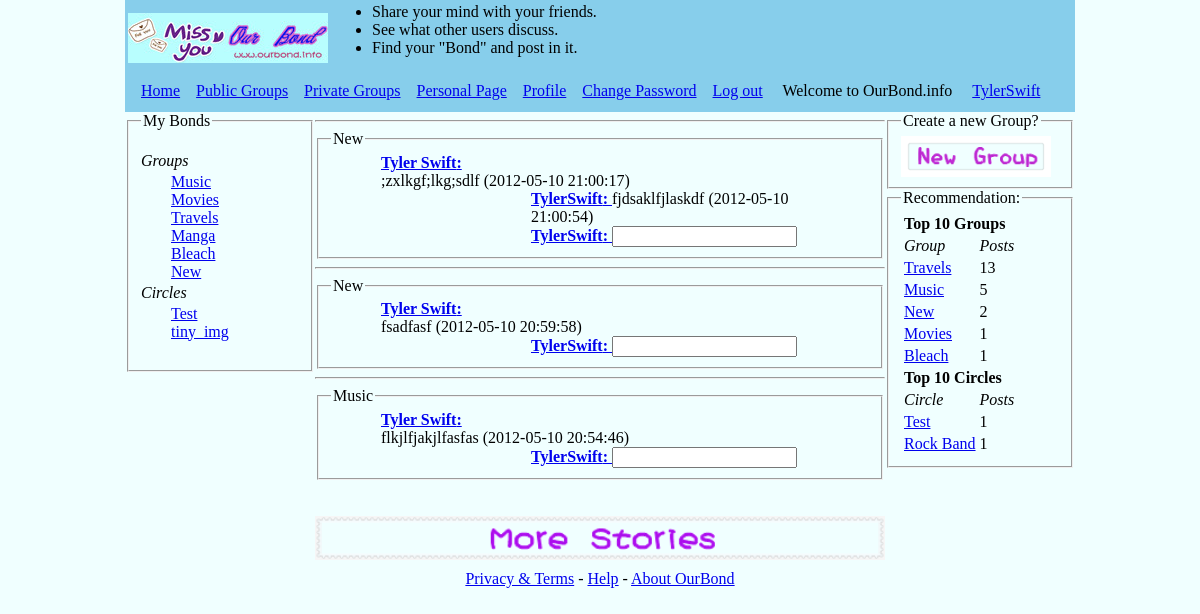
Page /bz/member.php (signed in) on the committed database.
### tables this page shows
CREATE TABLE IF NOT EXISTS `bond` (
  `ID_BOND` int(11) NOT NULL AUTO_INCREMENT,
  `BOND_NAME` varchar(20) NOT NULL DEFAULT 'New Group',
  `ISPUBLIC` int(1) NOT NULL DEFAULT '1',
  `FOUND_DATE` datetime NOT NULL,
  `FOUNDER_ID` int(11) NOT NULL,
  `bond_pic` varchar(60) NOT NULL DEFAULT 'bond_pics/default_bond.jpg',
  `post_number` int(11) NOT NULL DEFAULT '0',
  PRIMARY KEY (`ID_BOND`),
  UNIQUE KEY `BOND_NAME` (`BOND_NAME`),
  KEY `FOUNDER_ID` (`FOUNDER_ID`)
);

CREATE TABLE IF NOT EXISTS `post` (
  `ID_POST` int(11) NOT NULL AUTO_INCREMENT,
  `CONTENT` varchar(1000) DEFAULT NULL,
  `ALLOW_COMMENT` int(1) NOT NULL DEFAULT '1' COMMENT '1 true; 0 false',
  `ID_BOND` int(11) NOT NULL,
  `ID_USER` int(11) NOT NULL,
  `POST_DATE` datetime NOT NULL,
  `nice` int(11) NOT NULL DEFAULT '0',
  `ugly` int(11) NOT NULL DEFAULT '0',
  `pic` varchar(60) NOT NULL DEFAULT 'img/default_p.jpg',
  PRIMARY KEY (`ID_POST`),
  KEY `ID_BOND` (`ID_BOND`),
  KEY `ID_USER` (`ID_USER`)
);

CREATE TABLE IF NOT EXISTS `comment` (
  `ID_COMMENT` int(11) NOT NULL AUTO_INCREMENT,
  `POST_CONTENT` varchar(1000) DEFAULT NULL,
  `ID_POST` int(11) NOT NULL,
  `ID_USER` int(11) NOT NULL,
  `COMMENT_DATE` datetime NOT NULL,
  `good` int(11) NOT NULL DEFAULT '0',
  `bad` int(11) NOT NULL DEFAULT '0',
  PRIMARY KEY (`ID_COMMENT`),
  KEY `ID_POST` (`ID_POST`),
  KEY `ID_USER` (`ID_USER`)
);

### bz/db_fns.php (called while the page is built, shortened)
<?php
require_once 'databaseClass.php';
function get_groups($user_id, $ispublic){
	$db = new database();
	$db->connect();
	$sql ="select bond.id_bond, bond.bond_name\n"
    . "from bond, user_bond\n"
    . "where (bond.id_bond = user_bond.id_bond) and (user_bond.status = 1) and (user_bond.id_user = ".$user_id.") and "
    . "(bond.ispublic = ".$ispublic.") LIMIT 0, 90 ";
	$db->send_sql($sql);
	$num = mysql_num_rows($db->res);
	if (!$num) {
		$db->disconnect();
		unset($db);
		throw new Exception("You have not been in any Groups.");
	}
	else{
		$tempres=$db->res;
		$groups = Array();
		$i=0;
		while($row = mysql_fetch_row($tempres)){
			$groups[$i][0] = $row[0];
			$groups[$i][1] = $row[1];
			$i++;
		}
	}
	return $groups;
}
function get_posts($user_id, $start, $end){
	$db = new database();
	$db->connect();
	$sql = "select post.id_post, post.content, post.allow_comment, post.post_date, bond.bond_name, user.firstname, user.lastname, post.id_user\n"
    . "from bond, user_bond, post, user\n"
    . "where (post.id_user = user.id_user)\n"
    . " and (bond.id_bond = user_bond.id_bond)\n"
    . " and (user_bond.id_user = ".$user_id.")\n"
    . " and (user_bond.id_bond = post.id_bond)\n"
    . " order by post.post_date desc\n"
    . "	limit ".$start.",".$end."";
	$db->send_sql($sql);
	$num = mysql_num_rows($db->res);
	if (!$num) {
		$db->disconnect();
		unset($db);
		throw new Exception("None of your groups have any posts.");
	}
	else{
		$tempres=$db->res;
		$posts = Array();
		$i=0;
		while($row = mysql_fetch_row($tempres)){
			$posts[$i][0] = $row[0];
			$posts[$i][1] = $row[1];
			$posts[$i][2] = $row[2];
			$posts[$i][3] = $row[3];
			$posts[$i][4] = $row[4];
			$posts[$i][5] = $row[5]." ".$row[6];
			$posts[$i][6] = $row[7];
			$i++;
		}
	}
	return $posts;
}
function get_comments($post_id){
	$db = new database();
	$db->connect();
	$sql = "SELECT comment.POST_CONTENT, comment.ID_USER, comment.COMMENT_DATE, user.firstname, user.lastname\n"
    . "FROM `comment`, `user`\n"
    . "WHERE (comment.id_user = user.id_user)\n"
    . "and (`ID_POST` = ".$post_id.")\n"
    . " ORDER BY `COMMENT_DATE`\n"
    . " DESC LIMIT 0, 7";
	$db->send_sql($sql);
	$num = mysql_num_rows($db->res);
	if (!$num) {
		throw new Exception("This post does not have any comments.");
	}
	else{
		$tempres=$db->res;
		$comments = Array();
		$i=0;
		while($row = mysql_fetch_row($tempres)){
			$comments[$i][0] = $row[0];
			$comments[$i][1] = $row[1];
			$comments[$i][2] = $row[2];
			$comments[$i][3] = $row[3].$row[4];
			$i++;
		}
	}
	return $comments;
}
function get_recommendations($ispublic){
	$db = new database();
	$db->connect();
	$sql ="select bond.id_bond, bond.bond_name, count(*)\n"
    . "from post, bond\n"
    . "where post.id_bond = bond.id_bond\n"
    . "and bond.ispublic =".$ispublic."\n"
    . "group by post.id_bond\n"
    . "order by count(*)\n"
    . "desc\n"
    . "limit 0, 10";
	$db->send_sql($sql);
	$num = mysql_num_rows($db->res);
	if (!$num) {
		$db->disconnect();
		unset($db);
		throw new Exception("The database has no bonds.");
	}
	else{
		$tempres=$db->res;
		$groups = Array();
		$i=0;
		while($row = mysql_fetch_row($tempres)){
			$groups[$i][0] = $row[0];
			$groups[$i][1] = $row[1];
			$groups[$i][2] = $row[2];
			$i++;
		}
	}
	return $groups;
}
?>

### bz/databaseClass.php (called while the page is built, shortened)
<?PHP
	class database
	{
		public $link;
		public $res;
		private $host=HOST;
		private $user=USER;
		private $pass=PASS;
		public function connect()
		{
			if(isset($this->link)){
				$this->disconnect();
				$this->connect();
			}
			else
			{
				try{
					if (!$this->link=mysql_connect($this->host, $this->user, $this->pass))
						throw new Exception("Cannot Connect to ".$this->host);
				}catch (Exception $e){
					echo $e->getMessage()."<BR>";
					echo mysql_error()."<BR>";
					exit;
				}
			}
		}
		public function send_sql($sql) {
			try {
				if (! $this->res = mysql_query($sql, $this->link)){
					throw new Exception("Could not send query");
				}
			} catch (Exception $e)
			{
				echo $e->getMessage()."<BR>";
				echo mysql_error()."<BR>";
				exit;
			}
			return $this->res;
		}
	}
?>

### bz/output_fns.php (the view, shortened to what this page needs)
<?php
function do_html_header($title){
?>
<html>
<head>
	<link id="css" href="css/html.css" rel="stylesheet" type="text/css"/>
</head>
<body onload="move()">
	<div id="header" class="header">
		<table>
			<tr>
				<td align="left">
					<img src="img/logo.jpg" alt="OurBond Logo"/>
				</td>
				<td>
					<ul>
						<li>Share your mind with your friends.</li>
						<li>See what other users discuss.</li>
						<li>Find your "Bond" and post in it.</li>
					</ul>
				</td>
			</tr>
		</table>
	</div>
	<div id="main">
<?php
}
?>
<?php
function do_html_footer(){
?>
	</div>
	<div id="footer">
		<a href="#">Privacy &amp; Terms</a> -
		<a href="#">Help</a> -
		<a href="#">About OurBond</a>
	</div>
</body>
</html>
<?php
}
function do_member_item_h($bond_name, $username, $post_content, $post_time, $post_count, $user_id){
?>
<hr/>
<div id="member_item">
	<fieldset id="member_item_bond">
	<legend id="member_item_bond_name">
		<?php
			echo $bond_name;
		?>
	</legend>
	<div id="member_post">
			<label class="item_username" for="post_content">
			<a href="profile.php?uid=<?php echo $user_id;?>"><?php echo "<b>".$username.": </b>";?></a>
			</label>
			<div id="post_content">
				<?php
				echo $post_content." (".$post_time.")";
				?>
			</div>
	</div>
	<div id="2<?php echo $post_count;?>">
<?php
}
function do_member_item_m($username, $comment_content, $comment_time, $comment_user_id){
?>
		<div id="member_comment">
			<a href="profile.php?uid=<?php echo $comment_user_id;?>"><?php echo "<b>".$username.": </b>";?></a>
				<?php echo $comment_content." (".$comment_time.")";?>
		</div>
<?php
}
function do_member_item_f($user_id, $username, $post_id, $post_count){
?>
	</div>
	<div id="member_new_comment">
		<label id="new_comment_username" for="member_comment_input">
			<a href="profile.php?uid=<?php echo $_SESSION['valid_user'];?>"><?php echo "<b>".$username.": </b>";?></a>
		</label>
		<input type="text" id="1<?php echo $post_count;?>" name="member_comment_input"
		onkeydown="sendComment(<?php echo $user_id?>,1<?php echo $post_count?>, <?php echo $post_id?>, 2<?php echo $post_count?>)"/>
	</div>
	</fieldset>
</div>
<?php
}
function do_member_group_h(){
?>
<div id="member_bonds">
<fieldset>
	<legend>
		My Bonds
	</legend>
	<ul id="bonds_menu">
	<li class="bonds_item">
		<i>Groups</i>
		<ul id="bonds_groups" class="bonds_options">
<?php
}
function do_member_group_m1($group_id, $group_name){
?>
			<li>
				<?php
					echo "<a href=\"#\" onmouseover=\"show()\" onclick=\"toGroup(".$group_id.")\">".$group_name."</a>";
				?>
			</li>
<?php
}
function do_member_group_m(){
?>
		</ul>
	</li>
	<li class="item">
		<i>Circles</i>
		<ul id="bonds_circles" class="bonds_options">
<?php
}
function do_member_group_m2($circle_id, $circle_name){
?>
			<li>
					<?php
						echo "<a href=\"#\" onclick=\"toGroup(".$circle_id.")\">".$circle_name."</a>";
					?>
			</li>
<?php
}
function do_member_group_f(){
?>
		</ul>
	</li>
	</ul>
	</fieldset>
</div>
<div id="member_items">
<div id="member_items_content">
<?php
}
function do_member_recommendation($user_id, $groups, $circles){
?>
</div>
<br/>
<br/>
<div id="more_stories" onclick="more()">
	<img width="570px" id= "more_stories_img" src="img/more_stories.png"/>
</div>
</div>
<div id="member_recommendations">
	<div id="create_menu" >
		<fieldset>
			<legend>
				Create a new Group?
			</legend>
			<div>
			<a href="../wangwen/create_group.php"><img width="150px" src="img/new_bond.png"/></a>
			</div>
		</fieldset>
	</div>
	<fieldset>
		<legend>Recommendation:</legend>
		<table>
			<tr>
				<td colspan="2"><strong>Top 10 Groups</strong></td>
			</tr>
			<tr>
				<td>
					<i>Group</i>
				</td>
				<td>
					<i>Posts</i>
				</td>
			</tr>
			<?php
				if(isset($groups) && $groups !== "")
					foreach ($groups as $group)
					echo "<tr><td><a href=\"#\" onmouseover=\"show()\" onclick=\"toGroup(".$group[0].")\">".$group[1]."</a></td><td>".$group[2]."</td></tr>";
			?>
			<tr>
				<td colspan="2"><strong>Top 10 Circles</strong></td>
			</tr>
			<tr>
				<td>
					<i>Circle</i>
				</td>
				<td>
					<i>Posts</i>
				</td>
			</tr>
			<?php
				if(isset($circles) && $circles !== "")
					foreach ($circles as $circle)
						echo "<tr><td><a href=\"cc/group.php?uid=".$user_id."&gid=".$circle[0]."\">".$circle[1]."</a></td><td>".$circle[2]."</td></tr>";
			?>
		</table>
	</fieldset>
</div>
<?php
}
function do_html_menu(){
?>
	<div id="member_menu">
		<a href="../wangwen/main.php">Home</a><a href="../wangwen/publicgroups.php">Public Groups</a><a href="../wangwen/privategroups.php">Private Groups</a><a href="member.php">Personal Page</a><a href="profile.php?uid=<?php echo $_SESSION['valid_user'];?>">Profile</a><a href="changepassword_form.php">Change Password</a><a href="logout_form.php">Log out</a>
		&nbsp;&nbsp;&nbsp;
		Welcome to OurBond.info&nbsp;&nbsp;&nbsp;&nbsp;&nbsp;<?php echo "<a href=\"profile.php?uid=".$_SESSION['valid_user']."\">".$_SESSION['username']."</a>";?>
	<br>
	</div>
<?php
}
?>

### bz/member.php (shortened to what this page needs)
<?php
require ('ourbond_fns.php');
if(isset($_POST['logsetting'])){
	$logsetting = $_POST["logsetting"];
}
else{
	$logsetting = false;
}
if(isset($email)&&isset($password)&&$email!==""&&$password!==""){
	try{
		login($email, $password);
		$user_id = get_userid($email);
		$username = get_username($user_id);
		if($logsetting == true){
			$lifeTime = 24 * 3600;
			session_set_cookie_params($lifeTime);
			session_start();
			$_SESSION["valid_user"]=$user_id;
			$_SESSION["username"] = $username;
		}
		else {
			session_start();
			$_SESSION["valid_user"]=$user_id;
			$_SESSION["username"] = $username;
		}
	}
	catch(Exception $e){
		do_html_header("Log In|Ourbond");
		do_login_form($e->getMessage());
		do_html_footer();
		exit();
	}
}
else{
	if(isset($_SESSION['username'])){
		$username = $_SESSION['username'];
		$user_id = $_SESSION['valid_user'];
	}
	else{
		$user_id = $_SESSION['valid_user'];
		$username = get_username($user_id);
	}
}
if(!isset($username)){
	do_html_header("Ourbond");
}
else{
	do_html_header($username." | Ourbond");
}
do_html_menu();
do_member_group_h();
try{
	$groups = get_groups($user_id, "1");
	foreach ($groups as $group){
		$group_id=$group[0];
		$group_name=$group[1];
		do_member_group_m1($group_id, $group_name);
	}
}catch(Exception $e){
}
do_member_group_m();
try{
	$circles = get_groups($user_id, "0");
	foreach ($circles as $circle){
		$circle_id=$circle[0];
		$circle_name=$circle[1];
		do_member_group_m2($circle_id, $circle_name);
	}
}catch (Exception $e){
}
do_member_group_f();
try{
	$posts= get_posts($user_id, $_SESSION['start'], $_SESSION['end']);
	foreach ($posts as $post){
		do_member_item_h($post[4], $post[5], $post[1], $post[3], $_SESSION['post_count'], $post[6]);
		if($post[2]){
			try{
				$comments = get_comments($post[0]);
				foreach ($comments as $comment){
					do_member_item_m($comment[3], $comment[0], $comment[2], $comment[1]);
				}
			}catch(Exception $e){
			}
		}
		do_member_item_f($user_id, $username, $post[0], $_SESSION['post_count']);
	}
}catch(Exception $e){
}
try{
	$r_groups = get_recommendations(1);
}catch(Exception $e){
	$r_groups = null;
}
try{
	$r_circles = get_recommendations(0);
}catch(Exception $e){
	$r_circles = null;
}
do_member_recommendation($user_id, $r_groups, $r_circles);
do_html_footer();

### bz/css/html.css (style rules this page uses)
html { //text-align:center; }
body { margin:0; margin-left:auto; margin-right:auto; width:950px; background-color:azure; background:azure url(..img/bg.jpg) repeat-x fixed top; }
.header { height:82px; width:950px; margin-bottom:10px; background-color:skyblue; z-index:10; }
#header { position:relative; }
#main { width:100%; float:left; }
#member_menu { width:100%; text-align:left; height:30px; position:relative; background-color:skyblue; z-index:10; margin-top:-10px; margin-bottom:10px; }
#member_bonds { margin-top:-10px; margin-bottom:10px; width:20%; float:left; position:relative; z-index:0; }
#member_items { margin-top:-10px; margin-bottom:10px; width:inherit; width:60%; float:left }
#member_recommendations { margin-top:-10px; margin-bottom:10px; width:20%; float:left; position:relative; }
#footer { text-align:center; }
#member_item { width:inherit; width:100%; }
#member_post { position:relative; left:50px; width:90%; }
#member_comment { position:relative; left:200px; width:60%; }
#member_new_comment { position:relative; left:200px; }
#bonds_menu { text-align:left; list-style:none; padding:0px; }
.bonds_options { padding:3px 0px 3px 30px; list-style:none; display:block; }

### rows in the picture
bond: BOND_NAME "Music", group "5"
bond: BOND_NAME "Movies", group "1"
bond: BOND_NAME "Travels", group "13"
bond: BOND_NAME "Manga"
bond: BOND_NAME "Bleach", group "1"
bond: BOND_NAME "New", group "2"
bond: BOND_NAME "Test", circle "1"
bond: BOND_NAME "tiny_img"
post: ID_BOND.BOND_NAME "New", CONTENT ";zxlkgf;lkg;sdlf", POST_DATE "2012-05-10 21:00:17"
comment: POST_CONTENT "fjdsaklfjlaskdf", COMMENT_DATE "2012-05-10 21:00:54"
post: ID_BOND.BOND_NAME "New", CONTENT "fsadfasf", POST_DATE "2012-05-10 20:59:58"
post: ID_BOND.BOND_NAME "Music", CONTENT "flkjlfjakjlfasfas", POST_DATE "2012-05-10 20:54:46"
bond: BOND_NAME "Rock Band", circle "1"

### other values in the picture
$_SESSION['username'] "TylerSwift"
